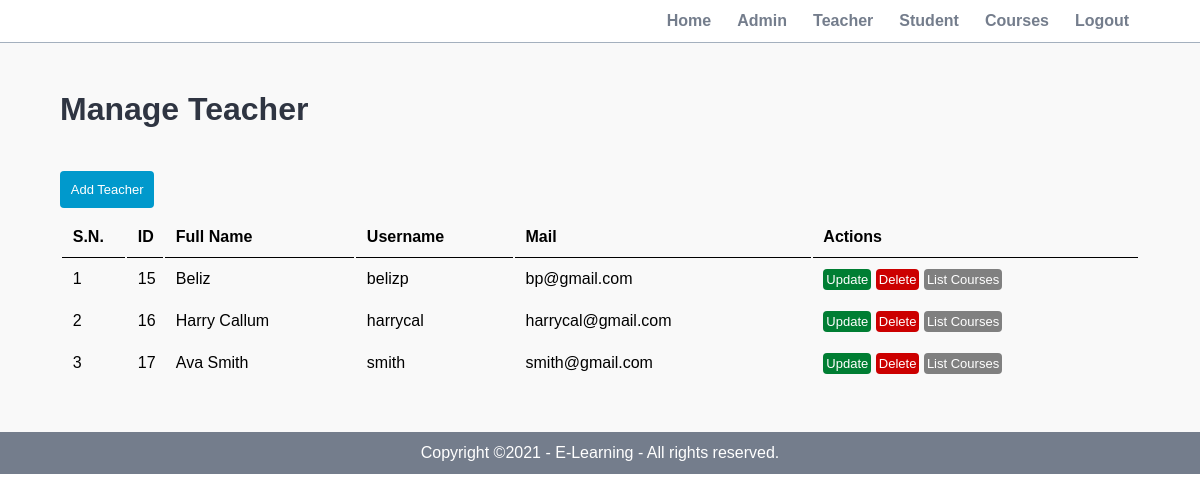
The app's page /admin/manage-teacher.php (signed in) with its own data.
### tables this page shows
CREATE TABLE `teacher` (
  `id` int(10) UNSIGNED NOT NULL,
  `full_name` varchar(50) NOT NULL,
  `password` varchar(255) NOT NULL,
  `mail` varchar(50) NOT NULL,
  `username` varchar(50) NOT NULL
);

### admin/manage-teacher.php (the view, shortened to what this page needs)
<?php include('partials/menu.php'); ?>
        <div class="main-content">
            <div class="wrapper">
                <h1>Manage Teacher</h1>
                <br>
                <br><br>
                <a href="<?php echo SITEURL; ?>admin/add-teacher.php" class="btn btn-primary">Add Teacher</a>
                <br><br>
                <table class="tbl-full">
                    <tr>
                        <th>S.N.</th>
                        <th>ID</th>
                        <th>Full Name</th>
                        <th>Username</th>
                        <th>Mail</th>
                        <th>Actions</th>
                    </tr>
                    <?php
                        $sql = "SELECT * FROM teacher";
                        $res = mysqli_query($conn, $sql);
                        if($res==TRUE){
                            $count = mysqli_num_rows($res);
                            $sn  = 1;
                            if($count > 0){
                                while($rows = mysqli_fetch_assoc($res)){
                                    $id = $rows['id'];
                                    $full_name = $rows['full_name'];
                                    $username = $rows['username'];
                                    $mail = $rows['mail'];
                                    ?>
                                    <tr>
                                        <td><?php echo $sn++; ?></td>
                                        <td><?php echo $id; ?></td>
                                        <td><?php echo $full_name; ?></td>
                                        <td><?php echo $username; ?></td>
                                        <td><?php echo $mail; ?></td>
                                        <td>
                                            <a href="<?php echo SITEURL;?>admin/update-teacher.php?id=<?php echo $id; ?>&username=<?php echo $username;?>&mail=<?php echo $mail;?>" class="btn btn-secondary">Update</a>
                                            <a href="<?php echo SITEURL;?>admin/delete-teacher.php?id=<?php echo $id; ?>" class="btn btn-danger">Delete</a>
                                            <a href="<?php echo SITEURL;?>admin/list-teacher-courses.php?id=<?php echo $id; ?>&name=<?php echo $full_name; ?>" class="btn btn-grey">List Courses</a>
                                        </td>
                                    </tr>
                                    <?php
                                }
                            }else{
                                ?>
                                    <tr>
                                        <td colspan="6">No Teacher Added</td>
                                    </tr>
                                <?php
                            }
                        }
                    ?>
                </table>
            </div>
        </div>
<?php include('partials/footer.php'); ?>

### css/admin.css (style rules this page uses)
* { margin: 0; padding: 0; font-family: Arial, Helvetica, sans-serif; }
.wrapper { padding: 1%; width: 90%; margin: 0 auto; }
.tbl-full { width: 100%; }
table tr th { border-bottom: 1px solid black; padding: 1%; text-align: left; }
table tr td { padding: 1%; }
.btn { border-radius: 4px; text-decoration: none; padding: 1%; color: white; font-size: 13px; }
.btn-primary { background-color: #0099CC; }
.btn-secondary { background-color: #007E33; }
.btn-danger { background-color: #CC0000; }
.btn-grey { background-color: grey; }
.main-content { background-color: #f9f9f9; padding: 3% 0; }
.main-content h1 { color: #2f3542; }

### records on screen
teacher: id "15", full_name "Beliz", username "belizp", mail "bp@gmail.com"
teacher: id "16", full_name "Harry Callum", username "harrycal", mail "harrycal@gmail.com"
teacher: id "17", full_name "Ava Smith", username "smith", mail "smith@gmail.com"
